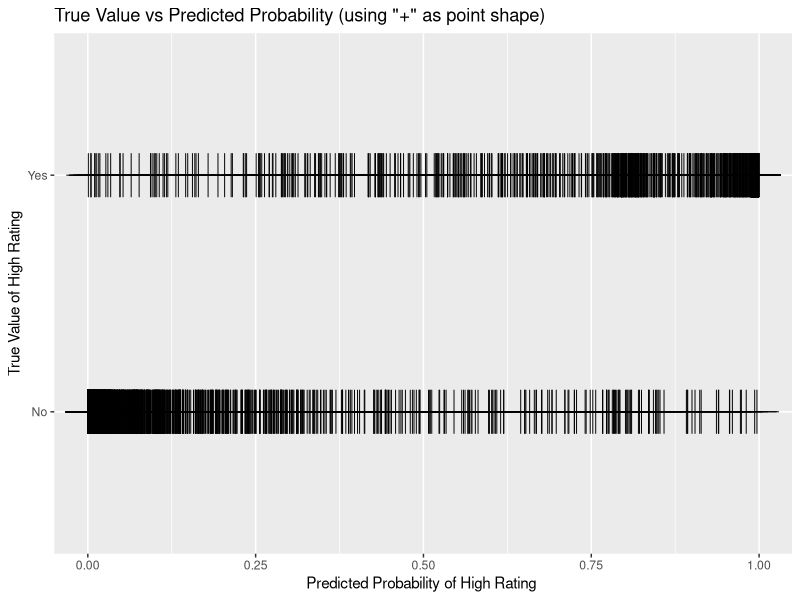
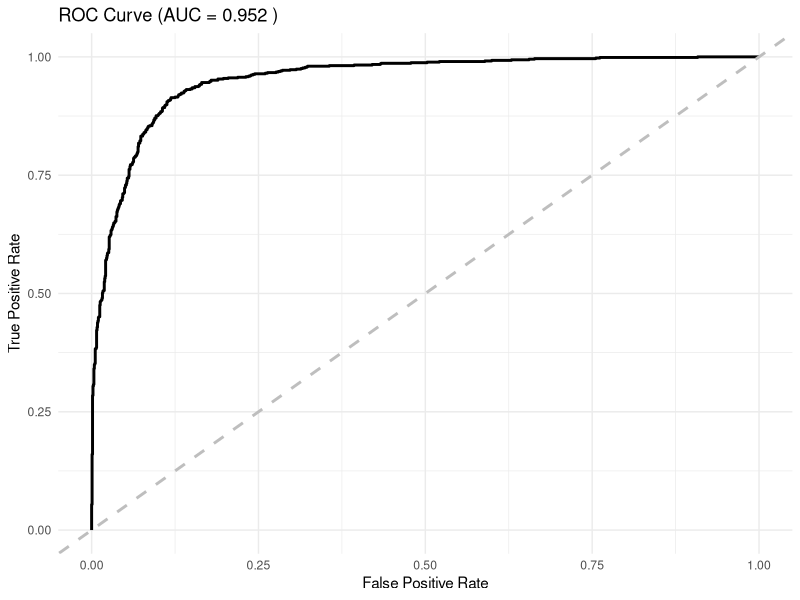
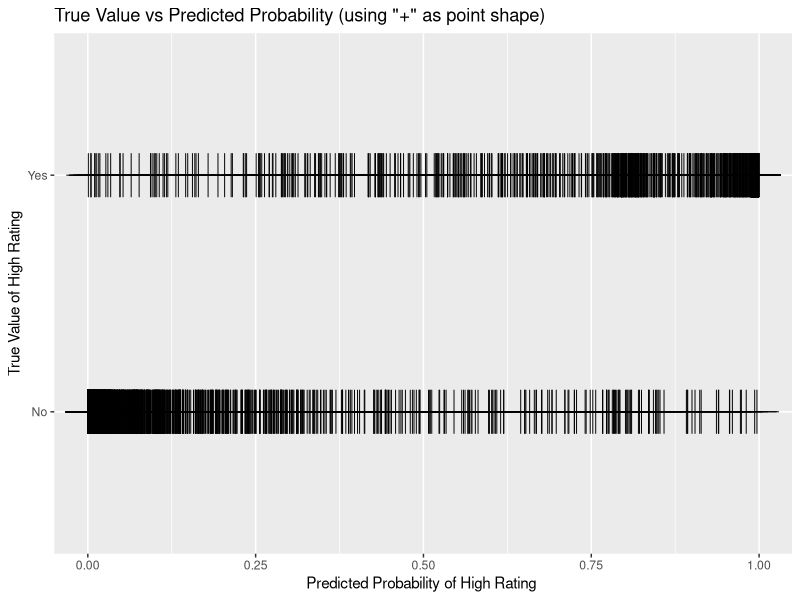
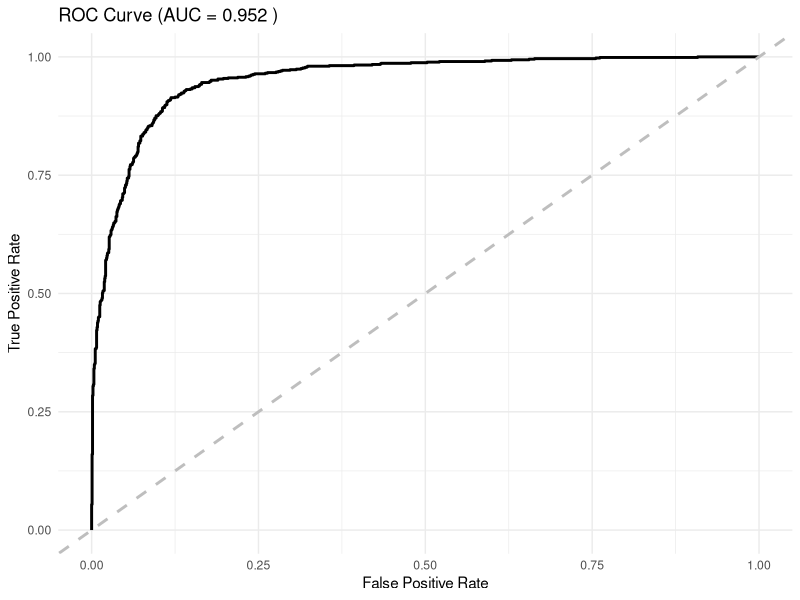

R code for these plots, in order:
library(broom)
library(ggplot2)
library(knitr)
library(pROC)
library(tidyverse)
library(caret)

# read the data set
film <- read.csv("Group_07_Data_1.csv") %>%
  as_tibble()

# select models by removing insignificant variables from full model
model1 <- glm(formula=high_rating=="Yes"~length*budget*log(votes)+decade+genre,family=binomial(link="logit"),data=film)
summary(model1)
model2 <- glm(formula=high_rating=="Yes"~length*budget+log(votes)+decade+genre,family=binomial(link="logit"),data=film)
summary(model2)
model3 <- glm(formula=high_rating=="Yes"~length*budget+log(votes)+genre,family=binomial(link="logit"),data=film)
summary(model3)
model4 <- glm(formula=high_rating=="Yes"~length+length:budget+log(votes)+genre,family=binomial(link="logit"),data=film)
summary(model4)

# set final model
bind_rows(glance(model1),glance(model2),glance(model3),glance(model4),.id="Model") %>%
  select(Model,AIC,BIC) %>%
  mutate(Model=c("Model1","Model2","Model3","Model4")) %>%
  kable(digits=2,caption="Model comparison values for different models")
final.model <- model4

# add predictions into the data set
film <- film %>%
  mutate(high_rating_probability=predict(final.model,type="response")) %>%
  select(film_id:high_rating,high_rating_probability,everything())
write_csv(film,"Group_07_Data_2.csv")

# generate true value vs predicted probability graph
ggplot(film,aes(x=high_rating_probability,y=high_rating))+
  geom_point(shape=3,color="black",size=10)+
  labs(x="Predicted Probability of High Rating ",
       y="True Value of High Rating",
       title="True Value vs Predicted Probability (using \"+\" as point shape)")
ggsave("True Value vs Predicted Probability.png")

ROC <- roc(film$high_rating, film$high_rating_probability, levels = c("No", "Yes"))

p <- ggroc(ROC, colour = "black", size = 1, legacy.axes = TRUE) +
  geom_abline(slope = 1, intercept = 0, linetype = "dashed", colour = "grey", size = 1) +
  labs(
    title = paste("ROC Curve (AUC =", round(auc(ROC), 3), ")"),
    x = "False Positive Rate",
    y = "True Positive Rate"
  ) +
  theme_minimal()

print(p)
ggsave("ROC Curve.png", plot = p, width = 6, height = 4)

# Convert probabilities to class labels (threshold = 0.5)
film <- film %>%
  mutate(pred_class = ifelse(high_rating_probability > 0.5, "Yes", "No"))

# Convert to factors (ensure consistent levels)
film$pred_class <- factor(film$pred_class, levels = c("No", "Yes"))
film$high_rating <- factor(film$high_rating, levels = c("No", "Yes"))

# Confusion matrix
cm <- confusionMatrix(
  film$pred_class,
  film$high_rating,
  positive = "Yes"
)
cm

# Extract performance metrics
accuracy  <- cm$overall["Accuracy"]
precision <- cm$byClass["Precision"]
recall    <- cm$byClass["Recall"]
f1        <- cm$byClass["F1"]

# AUC ----
auc_value <- auc(ROC)

# Create summary table 
evaluation_table <- tibble(
  Model = "Logistic (Final Model)",
  Accuracy = round(accuracy, 4),
  Precision = round(precision, 4),
  Recall = round(recall, 4),
  F1 = round(f1, 4),
  AUC = round(auc_value, 4)
)

evaluation_table %>%
  kable(caption = "Model Evaluation Metrics")
